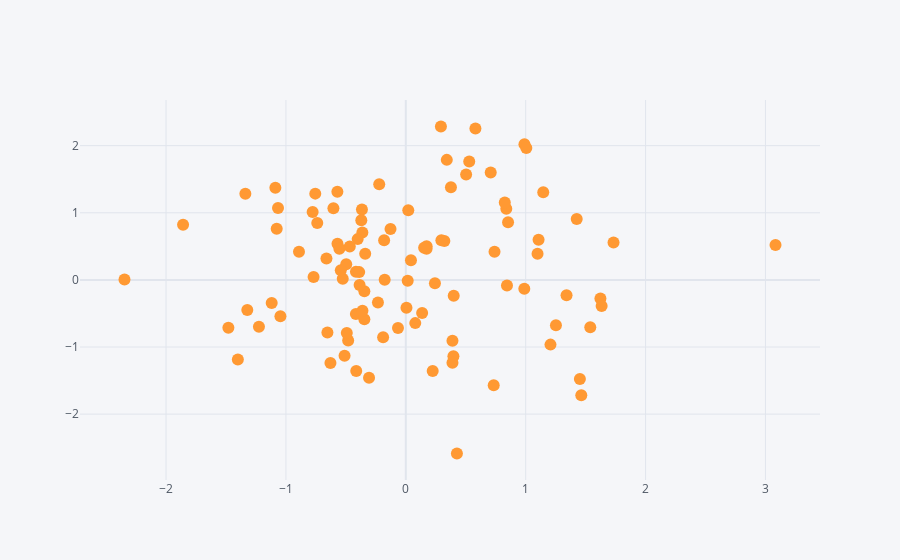

The notebook cell saved with this chart:
### Code cell
df.iplot(x = "A", y = "B", mode="markers")
